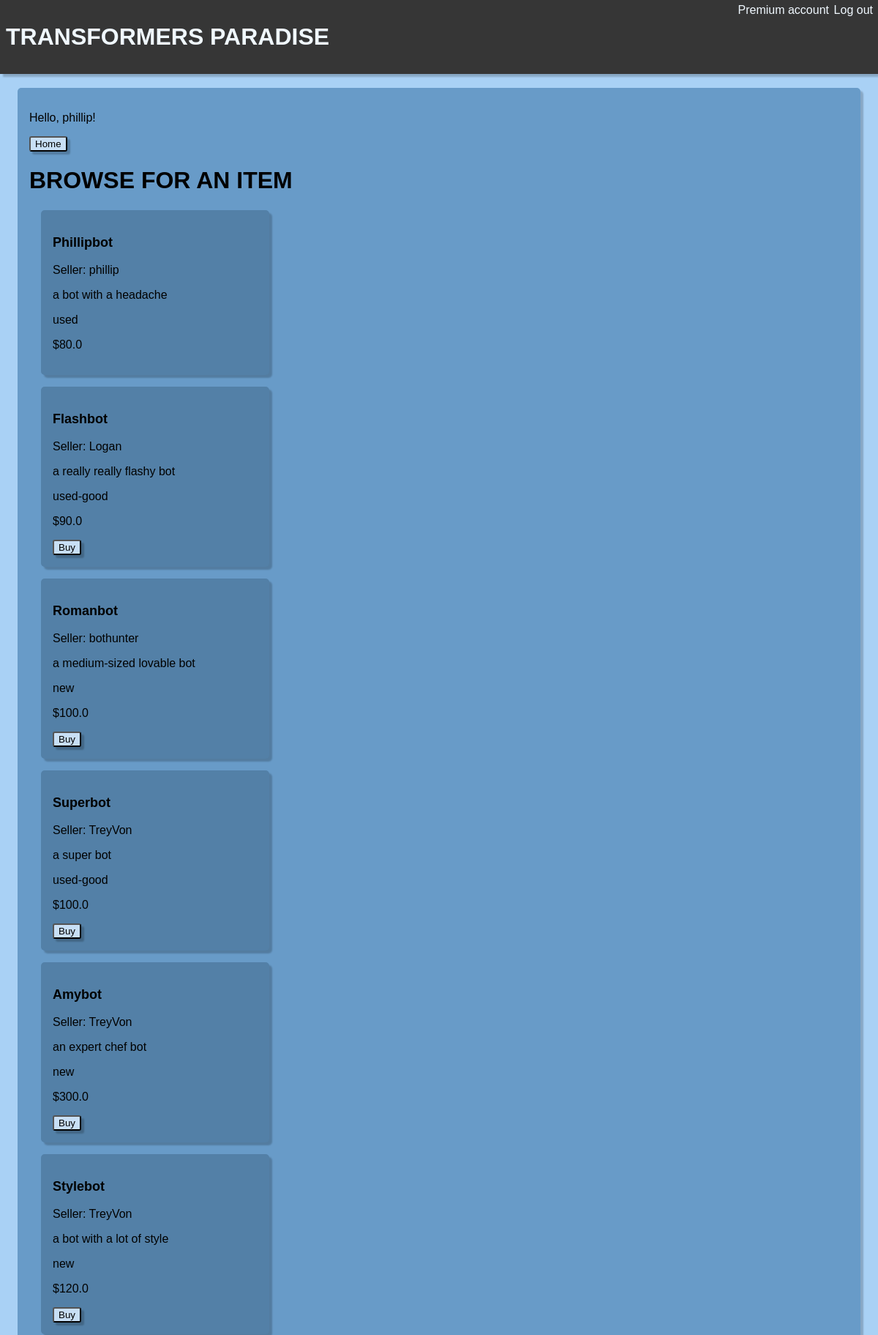
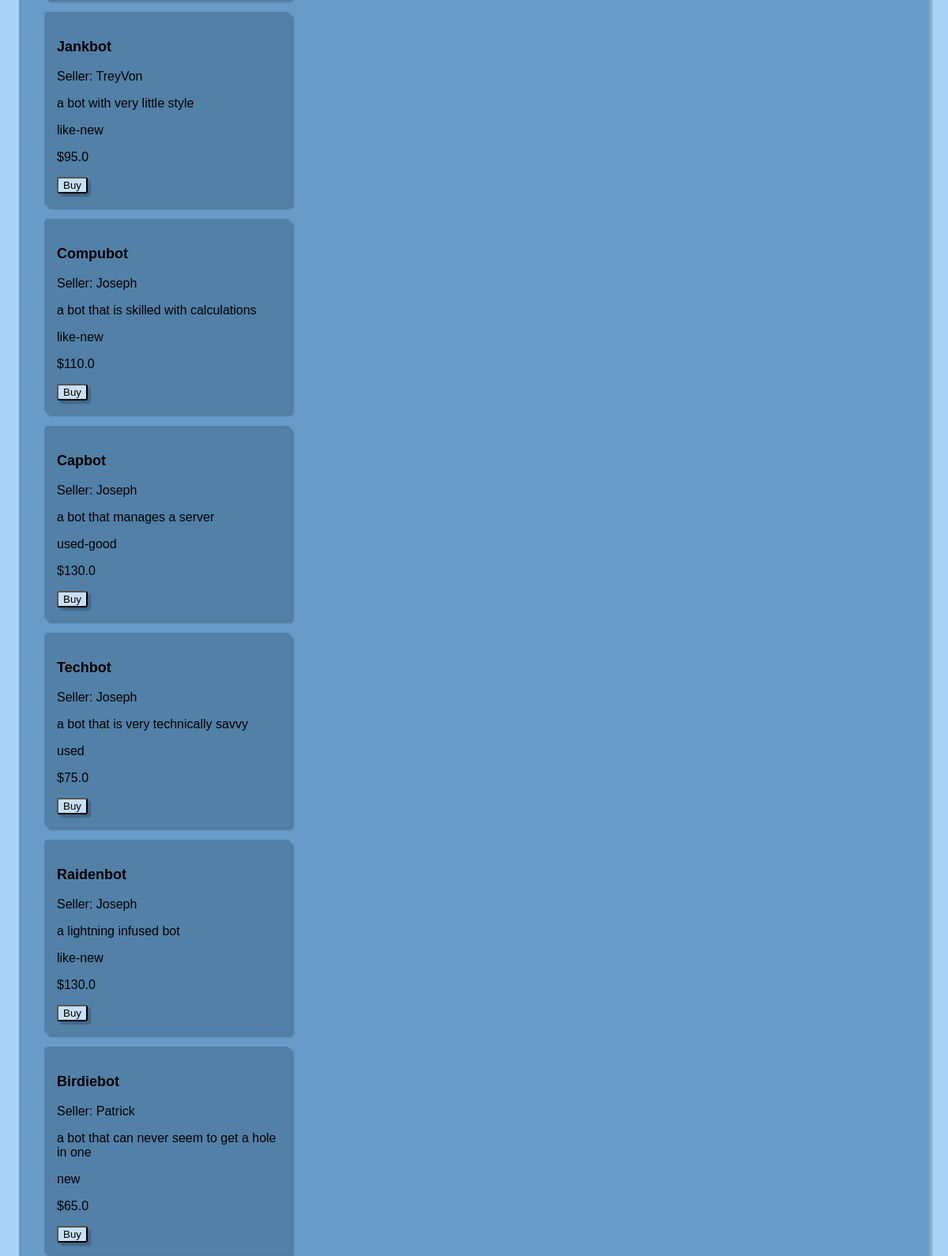
The page /buy/ (signed in, upper part) on the database its author committed (2 pictures, top to bottom).
### app/models.py (models this page shows)
class postModel(models.Model):
    CHOICES = (
        ("new", "new"),
        ("like-new", "like-new"),
        ("used-good", "used-good"),
        ("used", "used"),
    )
    user = models.ForeignKey(
        User,
        related_name="user_posts",
        on_delete=models.CASCADE,
        default=None,
        null=True,
    )
    name = models.CharField(max_length=100)
    desc = models.CharField(max_length=200)
    cond = models.CharField(choices=CHOICES, max_length=100)
    price = models.FloatField()

### app/views.py (the view)
# urls.py: path("buy/", views.buyView, name="buy"),
@login_required(login_url="login")
def buyView(request):
    items = postModel.objects.all()
    items = list(items)
    if items == []:
        items = None
    print(items)
    if request.method == "POST":
        form = buyForm(request.POST)
        return render(request, "buy.html", {"form": form, "items": items})
    form = buyForm()
    return render(request, "buy.html", {"form": form, "items": items})

### app/templates/buy.html (shortened to what this page needs)
{% extends 'home.html' %} {% block content %}
<button class="button"><a href="{% url "home" %}">Home</a></button>
<h1>BROWSE FOR AN ITEM</h1>
{% if items is not None %}
{% for item in items %}
<div class="item">
    <p class="item_name">{{ item.name }}</p>
    <p>Seller: {{ item.user }}</p>
    <p>{{ item.desc }}</p>
    <p>{{ item.cond }}</p>
    <p>${{ item.price }}</p>
{% if user.username != item.user.username %}
    <button class="button"><a href="{% url "purchase" item.id %}">Buy</a></button>
{% endif %}
</div>
{% endfor %}
{% endif %}
{% endblock content %}

### app/templates/home.html (shortened to what this page needs)
{% load static %}
<!DOCTYPE html>
<html lang="en">
  <head>
    <link rel="stylesheet" href={% static "style.css" %}>
  </head>
  <body class="background">
    <p class="account_type">{{user.groups.all.0}} account  </p>
    <a class="logout" href="{% url "logout" %}">Log out</a>
    <h1 class="header"><a href="{% url "home" %}">TRANSFORMERS PARADISE</a></h1>
    <div class="home">
      <p class="hello">Hello, {{user.username}}!</p>
      {% block content %}{% endblock content %}
    </div>
  </body>
</html>

### app/static/style.css (style rules this page uses)
* { font-family: Arial, Helvetica, sans-serif; }
.item_name { font-weight: bold; font-size: large; }
.item { background-color: rgb(83, 128, 167); width: 25%; padding: 1em; margin: 1em; border-radius: 5px; box-shadow: 4px 4px 2px rgba(0, 0, 0, 0.2); }
.background { position: relative; background-color: rgb(169, 209, 245); display: flex; justify-content: center; align-items: center; }
.header { position: fixed; top: 0; left: 0; margin: 0; width: 100%; background-color: rgb(54, 54, 54); padding-top: 1em; padding-bottom: 1em; padding-left: .25em; color: aliceblue; box-shadow: 4px 4px 2px rgba(0, 0, 0, 0.2); }
.header a { color: aliceblue; text-decoration: none; }
.home { margin-top: 7em; padding: 1em; height: auto; width: 70em; background-color: rgb(104, 155, 200); border-radius: 5px; box-shadow: 4px 4px 2px rgba(0, 0, 0, 0.2); }
.logout { color: aliceblue; position: fixed; z-index: 1; top: 5px; right: 7px; }
html { scroll-behavior: smooth; }
.account_type { color: aliceblue; position: fixed; z-index: 1; margin: 0; top: 5px; right: 67px; }
.button { background-color: rgb(200, 223, 245); border-radius: 3px; box-shadow: 4px 4px 2px rgba(0, 0, 0, 0.2); }
a { text-decoration: none; color: rgb(0, 0, 0); }

### rows shown on the page
postModel: name "Phillipbot", user "phillip", desc "a bot with a headache", cond "used", price "80.0"
postModel: name "Flashbot", user "Logan", desc "a really really flashy bot", cond "used-good", price "90.0", shows "Buy"
postModel: name "Romanbot", user "bothunter", desc "a medium-sized lovable bot", cond "new", price "100.0", shows "Buy"
postModel: name "Superbot", user "TreyVon", desc "a super bot", cond "used-good", price "100.0", shows "Buy"
postModel: name "Amybot", user "TreyVon", desc "an expert chef bot", cond "new", price "300.0", shows "Buy"
postModel: name "Stylebot", user "TreyVon", desc "a bot with a lot of style", cond "new", price "120.0", shows "Buy"
postModel: name "Jankbot", user "TreyVon", desc "a bot with very little style", cond "like-new", price "95.0", shows "Buy"
postModel: name "Compubot", user "Joseph", desc "a bot that is skilled with calculations", cond "like-new", price "110.0", shows "Buy"
postModel: name "Capbot", user "Joseph", desc "a bot that manages a server", cond "used-good", price "130.0", shows "Buy"
postModel: name "Techbot", user "Joseph", desc "a bot that is very technically savvy", cond "used", price "75.0", shows "Buy"
postModel: name "Raidenbot", user "Joseph", desc "a lightning infused bot", cond "like-new", price "130.0", shows "Buy"
postModel: name "Birdiebot", user "Patrick", desc "a bot that can never seem to get a hole in one", cond "new", price "65.0", shows "Buy"

### other values the page prints
{{ user.groups.all.0 }} "Premium"
{{ user.username }} "phillip"
